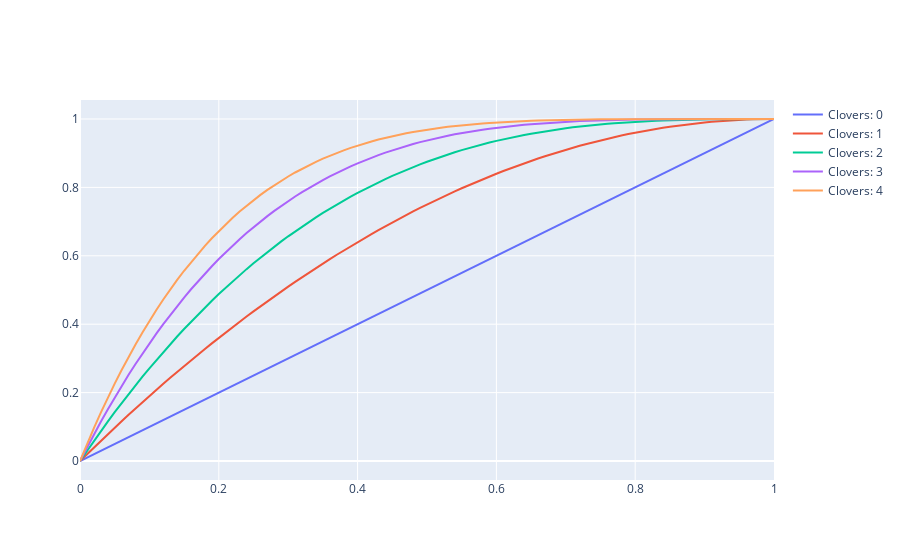

Source (notebook cell):
### Code cell
fig = go.Figure()
for num_clovers, y in enumerate(ys):
    fig.add_trace(go.Scatter(x=x, y=y, name=f"Clovers: {num_clovers}"))
    
fig.update_layout(
    hovermode="x unified",
)
fig.show()
